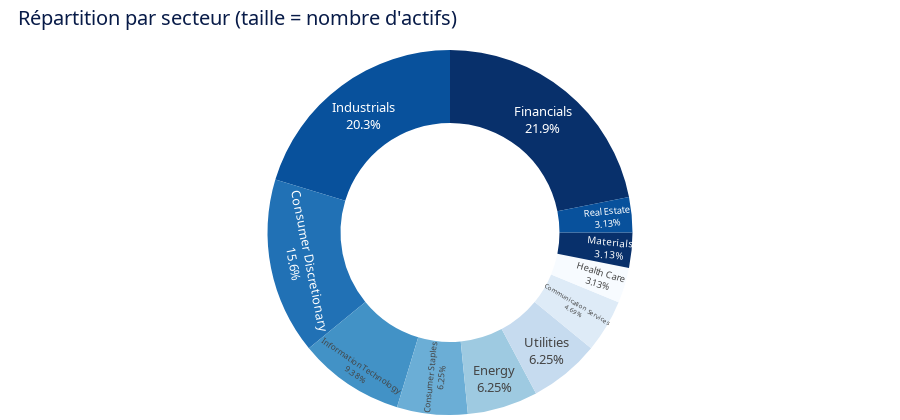

Notebook source saved alongside this figure:
### Markdown cell above
### 1.3) Donut répartition par secteur

### Code cell
# Univers (si filtres plus tard, remplace 'actions' par 'fdf')
universe = actions.copy()

# Préparation des données
sect_col = "Sector (1)"
tmp = (
    universe
    .assign(**{sect_col: universe[sect_col].fillna("Inconnu")})
    .groupby(sect_col, as_index=False)
    .agg(n_titles=("Ticker", "count"))
    .sort_values("n_titles", ascending=False)
)

# Option : regrouper les plus petits secteurs dans "Autres" si trop nombreux
TOP_N = 12
if len(tmp) > TOP_N:
    top = tmp.head(TOP_N - 1)
    other = pd.DataFrame({
        sect_col: ["Autres"],
        "n_titles": [tmp.iloc[TOP_N-1:]["n_titles"].sum()]
    })
    tmp = pd.concat([top, other], ignore_index=True)

# Figure donut
fig_sector_donut = px.pie(
    tmp,
    names=sect_col,
    values="n_titles",
    hole=0.6,
    color=sect_col,
    color_discrete_sequence=px.colors.sequential.Blues[::-1],  # nuances cohérentes
)

# Texte et hover propres
fig_sector_donut.update_traces(
    textposition="inside",
    textinfo="label+percent",
    hovertemplate="<b>%{label}</b><br>Nombre d'actifs: %{value}<br>Part: %{percent}<extra></extra>"
)

# Style & layout
fig_sector_donut = apply_plotly_style(fig_sector_donut, title="Répartition par secteur (taille = nombre d'actifs)")
fig_sector_donut.update_layout(
    showlegend=False,                 # la légende est redondante avec le texte interne
    margin=dict(l=0, r=0, t=50, b=5),
    height=420
)

fig_sector_donut.show()

### Figure 1 — Plotly figure (JSON) as saved in the notebook; plotly's stock layout.template omitted (floating-point values rounded to 4 significant figures)
{"data": [{"customdata": [["Financials"], ["Industrials"], ["Consumer Discretionary"], ["Information Technology"], ["Consumer Staples"], ["Energy"], ["Utilities"], ["Communication Services"], ["Health Care"], ["Materials"], ["Real Estate"]], "domain": {"x": [0, 1], "y": [0, 1]}, "hole": 0.6, "hovertemplate": "<b>%{label}</b><br>Nombre d'actifs: %{value}<br>Part: %{percent}<extra></extra>", "labels": ["Financials", "Industrials", "Consumer Discretionary", "Information Technology", "Consumer Staples", "Energy", "Utilities", "Communication Services", "Health Care", "Materials", "Real Estate"], "legendgroup": "", "marker": {"colors": ["rgb(8,48,107)", "rgb(8,81,156)", "rgb(33,113,181)", "rgb(66,146,198)", "rgb(107,174,214)", "rgb(158,202,225)", "rgb(198,219,239)", "rgb(222,235,247)", "rgb(247,251,255)", "rgb(8,48,107)", "rgb(8,81,156)"]}, "name": "", "showlegend": true, "textinfo": "label+percent", "textposition": "inside", "type": "pie", "values": [14, 13, 10, 6, 4, 4, 4, 3, 2, 2, 2]}], "layout": {"font": {"color": "rgb(8, 27, 72)", "family": "Noto Sans, Arial", "size": 13}, "height": 420, "legend": {"tracegroupgap": 0}, "margin": {"b": 5, "l": 0, "r": 0, "t": 50}, "paper_bgcolor": "rgb(255, 255, 255)", "piecolorway": ["rgb(8,48,107)", "rgb(8,81,156)", "rgb(33,113,181)", "rgb(66,146,198)", "rgb(107,174,214)", "rgb(158,202,225)", "rgb(198,219,239)", "rgb(222,235,247)", "rgb(247,251,255)"], "plot_bgcolor": "rgb(255, 255, 255)", "showlegend": false, "title": {"font": {"color": "rgb(8, 27, 72)", "family": "Noto Sans, Arial", "size": 20}, "text": "Répartition par secteur (taille = nombre d'actifs)", "x": 0.02, "xanchor": "left"}, "xaxis": {"gridcolor": "rgba(0,0,0,0.05)", "mirror": true, "showgrid": true}, "yaxis": {"gridcolor": "rgba(0,0,0,0.05)", "mirror": true, "showgrid": true}}}
